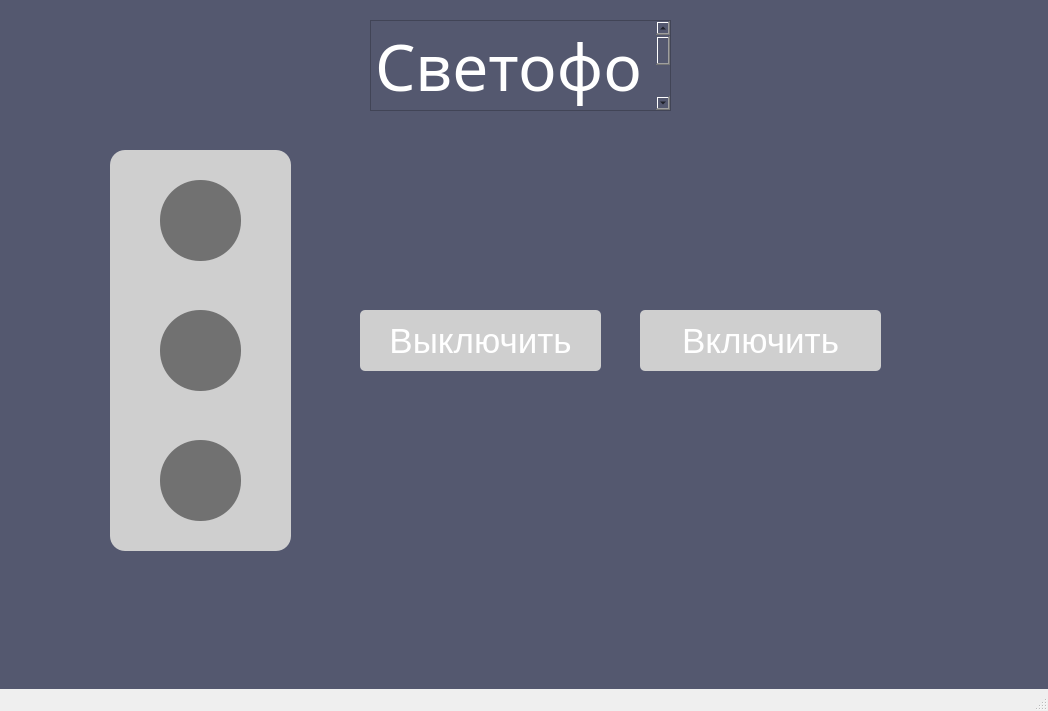
<?xml version="1.0" encoding="UTF-8"?>
<ui version="4.0">
 <class>MainWindow</class>
 <widget class="QMainWindow" name="MainWindow">
  <property name="geometry">
   <rect>
    <x>0</x>
    <y>0</y>
    <width>1048</width>
    <height>711</height>
   </rect>
  </property>
  <property name="windowTitle">
   <string>MainWindow</string>
  </property>
  <property name="styleSheet">
   <string notr="true"/>
  </property>
  <widget class="QWidget" name="centralwidget">
   <property name="styleSheet">
    <string notr="true">background-color: rgb(84, 88, 111);
</string>
   </property>
   <widget class="QPushButton" name="pushButton">
    <property name="geometry">
     <rect>
      <x>360</x>
      <y>310</y>
      <width>241</width>
      <height>61</height>
     </rect>
    </property>
    <property name="styleSheet">
     <string notr="true">background-color: rgb(207, 207, 207);
color: rgb(255, 255, 255);
font-size: 35px;
border-style: solid;
border-radius: 5px;

</string>
    </property>
    <property name="text">
     <string>Выключить</string>
    </property>
   </widget>
   <widget class="QPushButton" name="pushButton_2">
    <property name="geometry">
     <rect>
      <x>640</x>
      <y>310</y>
      <width>241</width>
      <height>61</height>
     </rect>
    </property>
    <property name="styleSheet">
     <string notr="true">background-color: rgb(207, 207, 207);
color: rgb(255, 255, 255);
font-size: 35px;
border-style: solid;
border-radius: 5px;</string>
    </property>
    <property name="text">
     <string>Включить</string>
    </property>
   </widget>
   <widget class="QTextEdit" name="textEdit">
    <property name="geometry">
     <rect>
      <x>370</x>
      <y>20</y>
      <width>301</width>
      <height>91</height>
     </rect>
    </property>
    <property name="styleSheet">
     <string notr="true">font-family: Sans-Serif;</string>
    </property>
    <property name="html">
     <string>&lt;!DOCTYPE HTML PUBLIC &quot;-//W3C//DTD HTML 4.0//EN&quot; &quot;http://www.w3.org/TR/REC-html40/strict.dtd&quot;&gt;
&lt;html&gt;&lt;head&gt;&lt;meta name=&quot;qrichtext&quot; content=&quot;1&quot; /&gt;&lt;style type=&quot;text/css&quot;&gt;
p, li { white-space: pre-wrap; }
&lt;/style&gt;&lt;/head&gt;&lt;body style=&quot; font-family:'Sans-Serif'; font-size:8.25pt; font-weight:400; font-style:normal;&quot;&gt;
&lt;p style=&quot; margin-top:0px; margin-bottom:0px; margin-left:0px; margin-right:0px; -qt-block-indent:0; text-indent:0px;&quot;&gt;&lt;span style=&quot; font-family:'MS Shell Dlg 2'; font-size:48pt; color:#ffffff;&quot;&gt;Светофор&lt;/span&gt;&lt;/p&gt;&lt;/body&gt;&lt;/html&gt;</string>
    </property>
   </widget>
   <widget class="QTableWidget" name="tableWidget">
    <property name="geometry">
     <rect>
      <x>110</x>
      <y>150</y>
      <width>181</width>
      <height>401</height>
     </rect>
    </property>
    <property name="styleSheet">
     <string notr="true">background-color: rgb(207, 207, 207);
border-style: solid;
border-radius: 15px;</string>
    </property>
   </widget>
   <widget class="QTableWidget" name="tableWidget_2">
    <property name="geometry">
     <rect>
      <x>160</x>
      <y>180</y>
      <width>81</width>
      <height>81</height>
     </rect>
    </property>
    <property name="styleSheet">
     <string notr="true">background-color: rgb(113, 113, 113);
border-style: solid;
border-radius: 40px;</string>
    </property>
   </widget>
   <widget class="QTableWidget" name="tableWidget_3">
    <property name="geometry">
     <rect>
      <x>160</x>
      <y>310</y>
      <width>81</width>
      <height>81</height>
     </rect>
    </property>
    <property name="styleSheet">
     <string notr="true">background-color: rgb(113, 113, 113);
border-style: solid;
border-radius: 40px;</string>
    </property>
   </widget>
   <widget class="QTableWidget" name="tableWidget_4">
    <property name="geometry">
     <rect>
      <x>160</x>
      <y>440</y>
      <width>81</width>
      <height>81</height>
     </rect>
    </property>
    <property name="styleSheet">
     <string notr="true">background-color: rgb(113, 113, 113);
border-style: solid;
border-radius: 40px;</string>
    </property>
   </widget>
  </widget>
  <widget class="QMenuBar" name="menubar">
   <property name="geometry">
    <rect>
     <x>0</x>
     <y>0</y>
     <width>1048</width>
     <height>21</height>
    </rect>
   </property>
  </widget>
  <widget class="QStatusBar" name="statusbar"/>
 </widget>
 <resources/>
 <connections/>
</ui>
